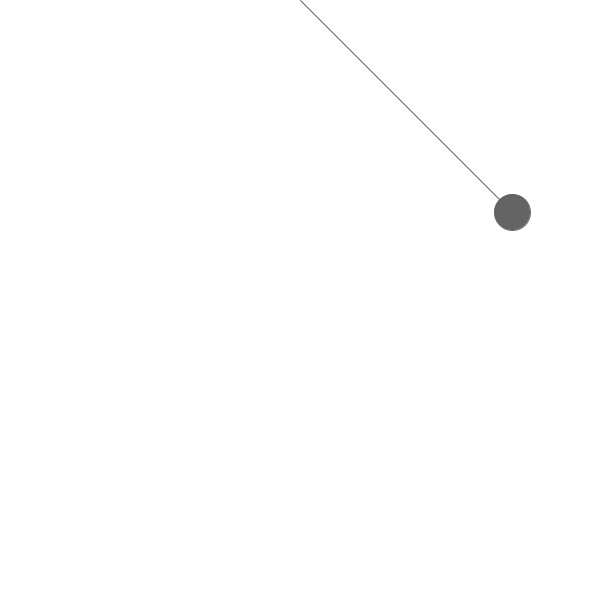
Frame 1 (no input)
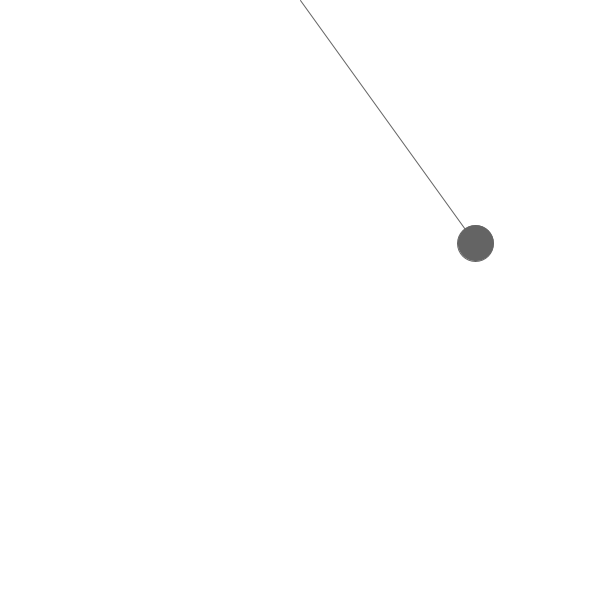
Frame 60 (the mouse pressed at the canvas centre just before this capture)
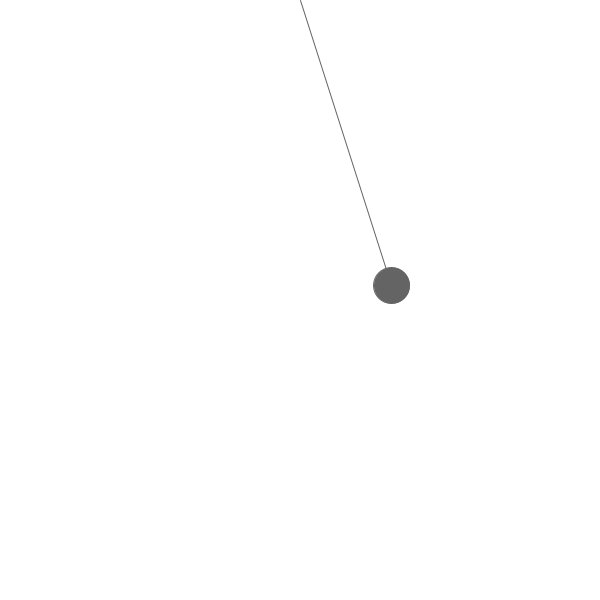
Frame 120 (the mouse held since frame 60 and released just before this capture)

The Processing sketch that drew these frames (run headless with seeded random() and noise(); from frame 60 on, the mouse is pressed at the canvas centre):

// Processing sketch: pendulum_sim
// ── pendulum_sim.pde

PVector line_pos ;
PVector ball_pos ;
pendulum p;


void setup(){
  size (600,600);
  line_pos = new PVector(width/2,0);
  ball_pos = new PVector (width/2,height/2);
   p = new pendulum(line_pos,ball_pos,PI/4);
  
 
  


}

void draw(){
  background(255);
  
  p.draw_ob();
  

  
}
// ── pendulum.pde
class pendulum{
  PVector location_top = new PVector(width/2,0) ;
  PVector location_ball = new PVector(width/2,height/2);
  float r = 36;
  float angle =0;
  float len = PVector.dist(location_top,location_ball);
  float vel;
  float k =0.01 ;
  
  
  pendulum(PVector location_line,PVector locationball,float max_angle){
  
      location_top = location_line;
      location_ball = locationball;
      angle = max_angle;
      
  }
  

     void draw_ob (){
          fill (100);
          stroke(100);
          
          
          
         location_ball.x = location_top.x +(len*sin(angle));
         location_ball.y = location_top.y + (len*cos(angle));
       //  print(len+"   ");
         angle +=vel;
         vel+= -sin(angle)*k;
         //vel*= 0.999;
         
         
         
          line(location_top.x,location_top.y,location_ball.x,location_ball.y);
          ellipse(location_ball.x,location_ball.y,r,r);
        
     
        
      }


    

}
